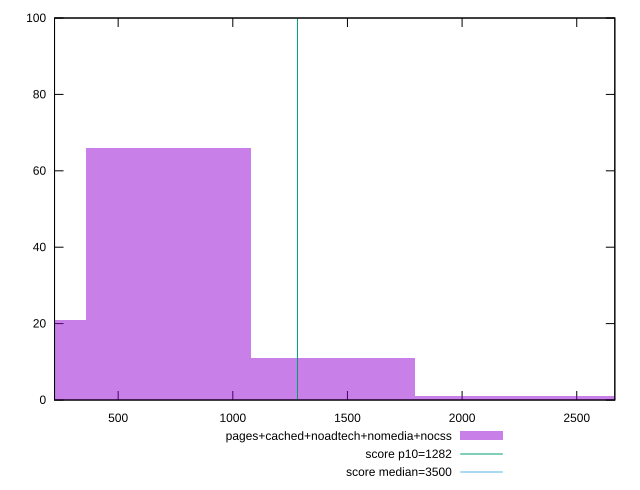

Reproduce this figure in gnuplot.
reset

$pagesCachedNoadtechNomediaNocss <<EOF
0 21
718.4001804421679 66
1436.8003608843358 11
2873.6007217686715 1
2155.2005413265038 1
EOF

set key outside below
set boxwidth 718.4001804421679
set xrange [222.54:2666.0839999999994]
set yrange [0:100]
set trange [0:100]
set style fill transparent solid 0.5 noborder

set parametric
set terminal svg size 640, 490 enhanced background rgb 'white'
set output "report_00014_2021-02-09T15:56:05.503Z/bootup-time/comparison/histogram/4_vs_5.svg"

plot $pagesCachedNoadtechNomediaNocss title "pages+cached+noadtech+nomedia+nocss" with boxes, \
     1282,t title "score p10=1282", \
     3500,t title "score median=3500"

reset
